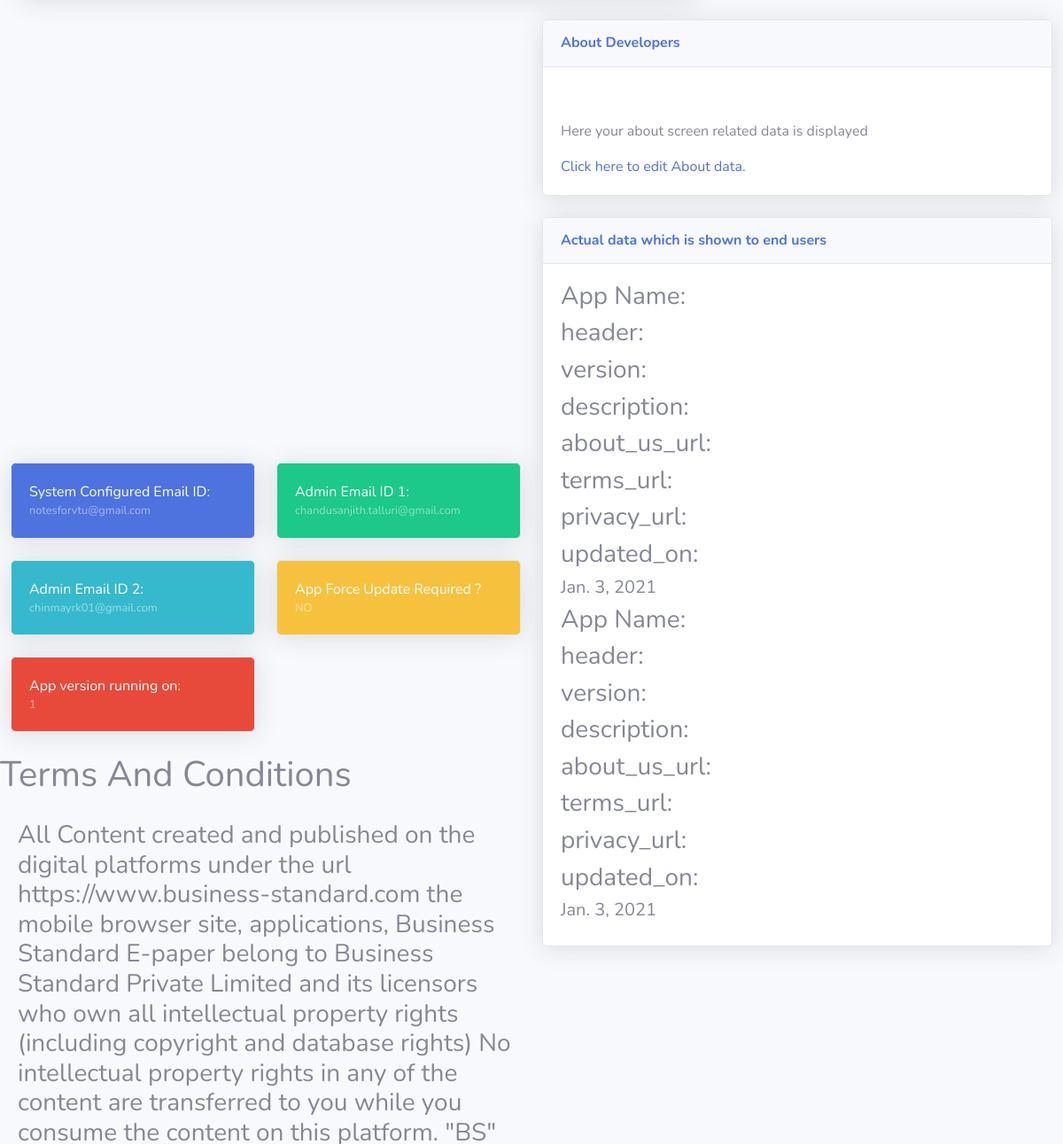
Before: /Dashboard (middle part) with the older database file.
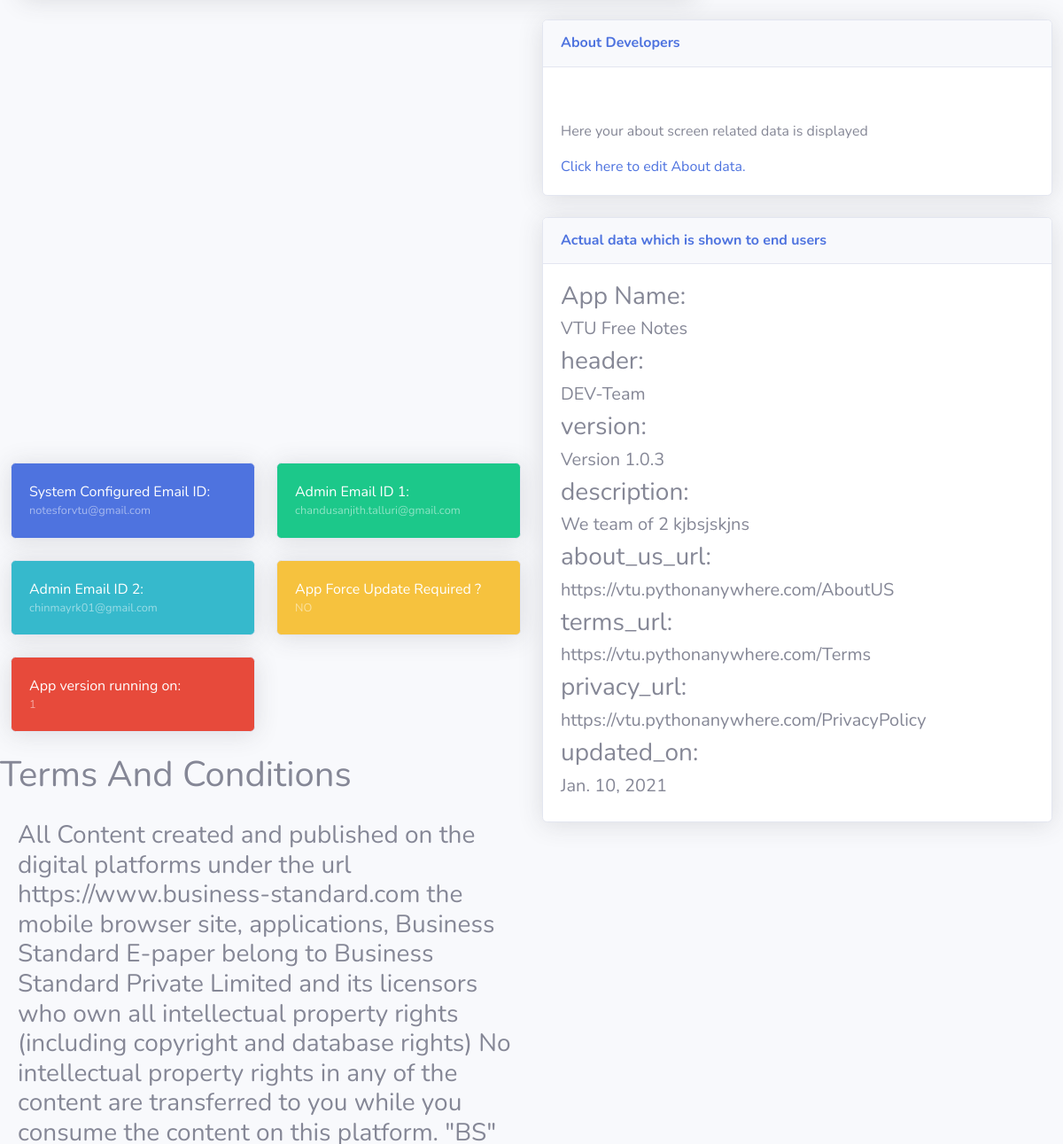
After: the same page with the newer database file.
### vtu/models.py (models this page shows, shortened)
class EmailConfig(models.Model):
  email_id = models.CharField(max_length=50, default="", null=False)
  password = models.CharField(max_length=30, default="", null=False)

class AdminEmailId(models.Model):
  mail_reciever_email = models.CharField(max_length=50, default="", null=False)
  added_on = models.DateField(auto_now_add=True)

class AppForceUpdateRequired(models.Model):
  force_update_required =  models.CharField(choices=FORCE_UPDATE_CHOICES, max_length=3)

class MasterAbout(models.Model):
  app_name=models.CharField(max_length=40, default=" ")
  header=models.CharField(max_length=40, default=" ")
  version = models.CharField(max_length=40, default=" ")
  description=models.CharField(max_length=100, default=" ")
  about_us_url=models.CharField(max_length=500, default=" ")
  terms_url=models.CharField(max_length=500, default=" ")
  privacy_url=models.CharField(max_length=500, default=" ")
  updated_on = models.DateField(auto_now_add=True)

### vtu/template_views.py (the view)
# urls.py: path('Dashboard', template_views.LoadDashBoard),
def LoadDashBoard(request):
    dat = DeviceAuth.objects.all().extra({'date_created': "date(updated_on)"}).values('updated_on').annotate(created_count=Count('device_key'))
    print(dat)
    authors_data = MasterAbout.objects.all()
    notes_count = MasterNotes.objects.all().count()
    qpaper_count = MasterQuestionPapers.objects.all().count()
    syllcopy_count = MasterSyllabusCopy.objects.all().count()
    LabManual_vidoes_added = MasterVideoLab.objects.all().count()
    apihits = MasterServiceHits.objects.all()
    terms  = TermsAndConditions.objects.all()
    admin1 = AdminEmailId.objects.filter(id=1)
    admin2 =  AdminEmailId.objects.filter(id=2)
    sys_email = EmailConfig.objects.all()
    app_force_update = AppForceUpdateRequired.objects.all()
    app_version = AppVersion.objects.all()
    context={
        'device_data':dat,
        'authors_data':authors_data,
        'notes_count':notes_count,
        'syllcopy_count':syllcopy_count,
        'LabManual_vidoes_added':LabManual_vidoes_added,
        'qpaper_count':qpaper_count,
        'apihits':apihits,
        't_c':terms,
        'admin1':admin1[0].mail_reciever_email,
        'admin2': admin2[0].mail_reciever_email,
        'sys_email':sys_email[0].email_id,
        'app_force_update':app_force_update[0].force_update_required,
        'app_version':app_version[0].version,
    }
    return render(request, 'index.html', context)

### templates/index.html (shortened to what this page needs)
<!DOCTYPE html>
<html lang="en">
{% load static %}
<head>
    <link href="{% static 'vendor/fontawesome-free/css/all.min.css' %}" rel="stylesheet" type="text/css">
    <link href="{% static 'css/sb-admin-2.min.css' %}" rel="stylesheet">
</head>
<body id="page-top">
    <div id="wrapper">
        <div id="content-wrapper" class="d-flex flex-column">
            <div id="content">
                <div class="container-fluid">
                    <div class="row">
                        <div class="col-xl-8 col-lg-7">
                            <div class="card shadow mb-4">
                                <div class="card-body">
                                    <div class="chart-area">
                                        <div id="columnchart_material" style="width: 1200px; height: 350px;"></div>
                                    </div>
                                </div>
                            </div>
                        </div>
                    <div class="row">
                        <div class="col-lg-6 mb-4">
                            <div id="donutchart" style="width: 900px; height: 500px;"></div>
                            <div class="row">
                                <div class="col-lg-6 mb-4">
                                    <div class="card bg-primary text-white shadow">
                                        <div class="card-body">
                                            System Configured Email ID:
                                            <div class="text-white-50 small">{{sys_email}}</div>
                                        </div>
                                    </div>
                                </div>
                                <div class="col-lg-6 mb-4">
                                    <div class="card bg-success text-white shadow">
                                        <div class="card-body">
                                            Admin Email ID 1:
                                            <div class="text-white-50 small">{{admin1}}</div>
                                        </div>
                                    </div>
                                </div>
                                <div class="col-lg-6 mb-4">
                                    <div class="card bg-info text-white shadow">
                                        <div class="card-body">
                                            Admin Email ID 2:
                                            <div class="text-white-50 small">{{admin2}}</div>
                                        </div>
                                    </div>
                                </div>
                                <div class="col-lg-6 mb-4">
                                    <div class="card bg-warning text-white shadow">
                                        <div class="card-body">
                                            App Force Update Required ?
                                            <div class="text-white-50 small">{{app_force_update}}</div>
                                        </div>
                                    </div>
                                </div>
                                <div class="col-lg-6 mb-4">
                                    <div class="card bg-danger text-white shadow">
                                        <div class="card-body">
                                            App version running on:
                                            <div class="text-white-50 small">{{app_version}}</div>
                                        </div>
                                    </div>
                                </div>
                                <h1>Terms And Conditions</h1>
                             <div class="card-body">
                                    {% for term in t_c %}
                                    <h3>{{term.terms}}</h3>
                                    {% endfor %}
                                </div>
                            </div>
                        </div>
                        <div class="col-lg-6 mb-4">
                            <div class="card shadow mb-4">
                                <div class="card-header py-3">
                                    <h6 class="m-0 font-weight-bold text-primary">About Developers</h6>
                                </div>
                                <div class="card-body">
                                    <div class="text-center">
                                    </div>
                                    <p>Here your about screen related data is displayed</p>
                                    <a target="_blank" rel="nofollow" href="https://vtu.pythonanywhere.com/admin/">Click here to edit About data.</a>
                                </div>
                            </div>
                            <div class="card shadow mb-4">
                                <div class="card-header py-3">
                                    <h6 class="m-0 font-weight-bold text-primary">Actual data which is shown to end users</h6>
                                </div>
                                <div class="card-body">
                                    {% for about_dev in authors_data %}
                                    <h3>App Name:<h5>{{about_dev.app_name}}</h5></h3>
                                    <h3>header:<h5>{{about_dev.header}}</h5></h3>
                                    <h3>version:<h5>{{about_dev.version}}</h5></h3>
                                    <h3>description:<h5>{{about_dev.description}}</h5></h3>
                                    <h3>about_us_url:<h5>{{about_dev.about_us_url}}</h5></h3>
                                    <h3>terms_url:<h5>{{about_dev.terms_url}}</h5></h3>
                                    <h3>privacy_url:<h5>{{about_dev.privacy_url}}</h5></h3>
                                    <h3>updated_on:<h5>{{about_dev.updated_on}}</h5></h3>
                                    {% endfor %}
                                </div>
                            </div>
                        </div>
                    </div>
                </div>
            </div>
        </div>
    </div>
</body>
</html>

Changed rows visible on the page:
removed MasterAbout: updated_on "Jan. 3, 2021"
removed MasterAbout: updated_on "Jan. 3, 2021"
added MasterAbout: app_name "VTU Free Notes", header "DEV-Team", version "Version 1.0.3", description "We team of 2 kjbsjskjns", about_us_url "https://vtu.pythonanywhere.com/AboutUS", terms_url "https://vtu.pythonanywhere.com/Terms", privacy_url "https://vtu.pythonanywhere.com/PrivacyPolicy", updated_on "Jan. 10, 2021"
